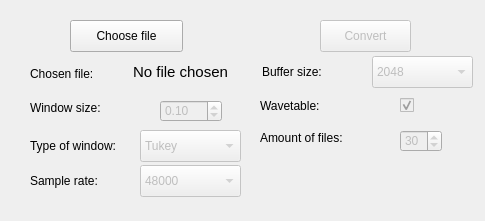
<?xml version="1.0" encoding="UTF-8"?>
<ui version="4.0">
 <class>Form</class>
 <widget class="QWidget" name="Form">
  <property name="geometry">
   <rect>
    <x>0</x>
    <y>0</y>
    <width>485</width>
    <height>221</height>
   </rect>
  </property>
  <property name="sizePolicy">
   <sizepolicy hsizetype="Fixed" vsizetype="Fixed">
    <horstretch>0</horstretch>
    <verstretch>0</verstretch>
   </sizepolicy>
  </property>
  <property name="minimumSize">
   <size>
    <width>485</width>
    <height>221</height>
   </size>
  </property>
  <property name="maximumSize">
   <size>
    <width>485</width>
    <height>221</height>
   </size>
  </property>
  <property name="windowTitle">
   <string>Form</string>
  </property>
  <widget class="QComboBox" name="window_type">
   <property name="enabled">
    <bool>false</bool>
   </property>
   <property name="geometry">
    <rect>
     <x>140</x>
     <y>130</y>
     <width>101</width>
     <height>32</height>
    </rect>
   </property>
   <property name="currentIndex">
    <number>0</number>
   </property>
   <property name="maxVisibleItems">
    <number>2</number>
   </property>
   <property name="frame">
    <bool>true</bool>
   </property>
   <item>
    <property name="text">
     <string>Tukey</string>
    </property>
   </item>
   <item>
    <property name="text">
     <string>Hamming</string>
    </property>
   </item>
   <item>
    <property name="text">
     <string>Hann</string>
    </property>
   </item>
   <item>
    <property name="text">
     <string>Boxcar</string>
    </property>
   </item>
   <item>
    <property name="text">
     <string>Blackman</string>
    </property>
   </item>
  </widget>
  <widget class="QLabel" name="label_2">
   <property name="geometry">
    <rect>
     <x>262</x>
     <y>62</y>
     <width>81</width>
     <height>20</height>
    </rect>
   </property>
   <property name="text">
    <string>Buffer size:</string>
   </property>
  </widget>
  <widget class="QCheckBox" name="is_wavetable">
   <property name="enabled">
    <bool>false</bool>
   </property>
   <property name="geometry">
    <rect>
     <x>400</x>
     <y>95</y>
     <width>86</width>
     <height>20</height>
    </rect>
   </property>
   <property name="text">
    <string/>
   </property>
   <property name="checked">
    <bool>true</bool>
   </property>
  </widget>
  <widget class="QComboBox" name="buffer_size">
   <property name="enabled">
    <bool>false</bool>
   </property>
   <property name="geometry">
    <rect>
     <x>372</x>
     <y>56</y>
     <width>101</width>
     <height>32</height>
    </rect>
   </property>
   <property name="currentIndex">
    <number>2</number>
   </property>
   <property name="maxVisibleItems">
    <number>2</number>
   </property>
   <property name="frame">
    <bool>true</bool>
   </property>
   <item>
    <property name="text">
     <string>512</string>
    </property>
   </item>
   <item>
    <property name="text">
     <string>1024</string>
    </property>
   </item>
   <item>
    <property name="text">
     <string>2048</string>
    </property>
   </item>
   <item>
    <property name="text">
     <string>4096</string>
    </property>
   </item>
  </widget>
  <widget class="QLabel" name="label_6">
   <property name="geometry">
    <rect>
     <x>260</x>
     <y>130</y>
     <width>101</width>
     <height>16</height>
    </rect>
   </property>
   <property name="text">
    <string>Amount of files:</string>
   </property>
  </widget>
  <widget class="QSpinBox" name="amt_files">
   <property name="enabled">
    <bool>false</bool>
   </property>
   <property name="geometry">
    <rect>
     <x>400</x>
     <y>130</y>
     <width>42</width>
     <height>22</height>
    </rect>
   </property>
   <property name="minimum">
    <number>1</number>
   </property>
   <property name="value">
    <number>30</number>
   </property>
  </widget>
  <widget class="QComboBox" name="sample_rate">
   <property name="enabled">
    <bool>false</bool>
   </property>
   <property name="geometry">
    <rect>
     <x>140</x>
     <y>165</y>
     <width>101</width>
     <height>32</height>
    </rect>
   </property>
   <property name="currentIndex">
    <number>1</number>
   </property>
   <property name="maxVisibleItems">
    <number>2</number>
   </property>
   <property name="frame">
    <bool>true</bool>
   </property>
   <item>
    <property name="text">
     <string>44100</string>
    </property>
   </item>
   <item>
    <property name="text">
     <string>48000</string>
    </property>
   </item>
   <item>
    <property name="text">
     <string>88200</string>
    </property>
   </item>
   <item>
    <property name="text">
     <string>96000</string>
    </property>
   </item>
  </widget>
  <widget class="QPushButton" name="file_chooser">
   <property name="geometry">
    <rect>
     <x>70</x>
     <y>20</y>
     <width>113</width>
     <height>32</height>
    </rect>
   </property>
   <property name="acceptDrops">
    <bool>false</bool>
   </property>
   <property name="text">
    <string>Choose file</string>
   </property>
  </widget>
  <widget class="QLabel" name="label">
   <property name="geometry">
    <rect>
     <x>30</x>
     <y>60</y>
     <width>91</width>
     <height>21</height>
    </rect>
   </property>
   <property name="text">
    <string>Chosen file:</string>
   </property>
   <property name="alignment">
    <set>Qt::AlignBottom|Qt::AlignLeading|Qt::AlignLeft</set>
   </property>
  </widget>
  <widget class="QDoubleSpinBox" name="window_size">
   <property name="enabled">
    <bool>false</bool>
   </property>
   <property name="geometry">
    <rect>
     <x>160</x>
     <y>100</y>
     <width>62</width>
     <height>22</height>
    </rect>
   </property>
   <property name="decimals">
    <number>2</number>
   </property>
   <property name="minimum">
    <double>0.010000000000000</double>
   </property>
   <property name="maximum">
    <double>1.000000000000000</double>
   </property>
   <property name="singleStep">
    <double>0.050000000000000</double>
   </property>
   <property name="value">
    <double>0.100000000000000</double>
   </property>
  </widget>
  <widget class="QLabel" name="label_4">
   <property name="geometry">
    <rect>
     <x>260</x>
     <y>95</y>
     <width>81</width>
     <height>21</height>
    </rect>
   </property>
   <property name="text">
    <string>Wavetable:</string>
   </property>
  </widget>
  <widget class="QLabel" name="label_3">
   <property name="geometry">
    <rect>
     <x>30</x>
     <y>100</y>
     <width>91</width>
     <height>16</height>
    </rect>
   </property>
   <property name="text">
    <string>Window size:</string>
   </property>
  </widget>
  <widget class="QPushButton" name="run_button">
   <property name="enabled">
    <bool>false</bool>
   </property>
   <property name="geometry">
    <rect>
     <x>320</x>
     <y>20</y>
     <width>91</width>
     <height>32</height>
    </rect>
   </property>
   <property name="text">
    <string>Convert</string>
   </property>
  </widget>
  <widget class="QLabel" name="label_7">
   <property name="geometry">
    <rect>
     <x>30</x>
     <y>135</y>
     <width>101</width>
     <height>21</height>
    </rect>
   </property>
   <property name="text">
    <string>Type of window:</string>
   </property>
  </widget>
  <widget class="QLabel" name="label_8">
   <property name="geometry">
    <rect>
     <x>30</x>
     <y>170</y>
     <width>81</width>
     <height>21</height>
    </rect>
   </property>
   <property name="text">
    <string>Sample rate:</string>
   </property>
  </widget>
  <widget class="QLabel" name="filename">
   <property name="geometry">
    <rect>
     <x>120</x>
     <y>60</y>
     <width>121</width>
     <height>21</height>
    </rect>
   </property>
   <property name="font">
    <font>
     <pointsize>11</pointsize>
    </font>
   </property>
   <property name="text">
    <string>No file chosen</string>
   </property>
   <property name="alignment">
    <set>Qt::AlignBottom|Qt::AlignHCenter</set>
   </property>
   <property name="wordWrap">
    <bool>false</bool>
   </property>
  </widget>
 </widget>
 <resources/>
 <connections/>
</ui>
